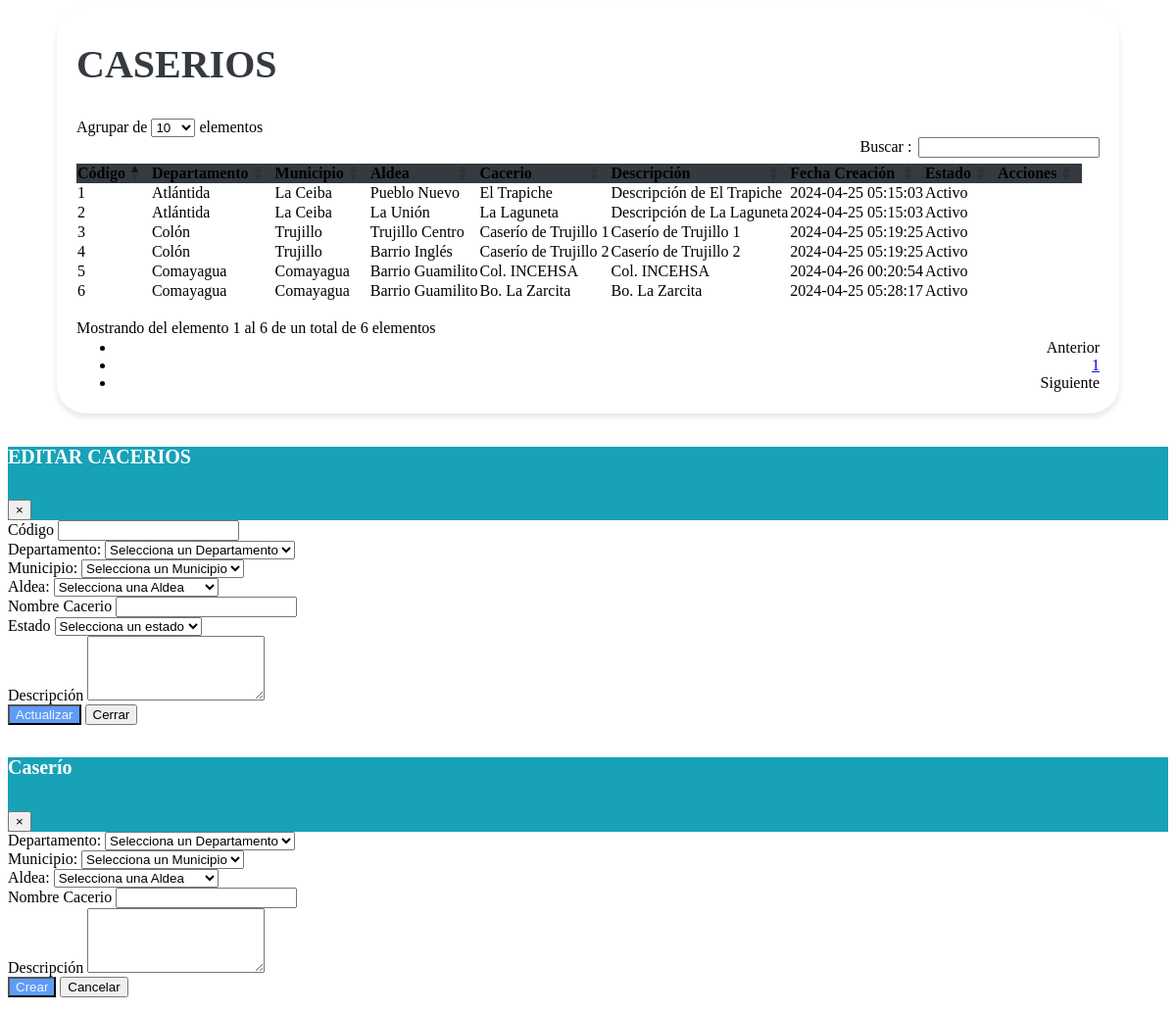
The app's page /vistas/Mantenimiento_Cacerio.php with its own data.
### tables this page shows
CREATE TABLE `tbl_cacerios` (
  `Id_Cacerio` bigint(20) NOT NULL,
  `Id_Aldea` bigint(20) NOT NULL,
  `Id_Municipio` bigint(20) NOT NULL,
  `Id_Departamento` bigint(20) NOT NULL,
  `Nombre_Cacerio` varchar(100) DEFAULT NULL,
  `Descripcion` varchar(255) DEFAULT NULL,
  `Estado` enum('A','I') DEFAULT NULL,
  `Creado_Por` varchar(25) NOT NULL,
  `Fecha_Creacion` timestamp NOT NULL DEFAULT current_timestamp() ON UPDATE current_timestamp(),
  `Modificado_Por` varchar(25) DEFAULT NULL,
  `Fecha_Modificacion` timestamp NOT NULL DEFAULT current_timestamp()
);

CREATE TABLE `tbl_departamentos` (
  `Id_Departamento` bigint(20) NOT NULL,
  `Nombre_Departamento` varchar(100) DEFAULT NULL,
  `Descripcion` varchar(255) DEFAULT NULL,
  `Creado_Por` varchar(25) NOT NULL,
  `Fecha_Creacion` timestamp NOT NULL DEFAULT current_timestamp(),
  `Modificado_Por` varchar(25) DEFAULT NULL,
  `Fecha_Modificacion` timestamp NOT NULL DEFAULT current_timestamp() ON UPDATE current_timestamp(),
  `Estado` enum('A','I') DEFAULT NULL
);

CREATE TABLE `tbl_municipios` (
  `Id_Municipio` bigint(20) NOT NULL,
  `Id_Departamento` bigint(20) NOT NULL,
  `Nombre_Municipio` varchar(100) DEFAULT NULL,
  `Descripcion` varchar(255) DEFAULT NULL,
  `Creado_Por` varchar(25) NOT NULL,
  `Fecha_Creacion` timestamp NOT NULL DEFAULT current_timestamp(),
  `Modificado_Por` varchar(25) DEFAULT NULL,
  `Fecha_Modificacion` timestamp NOT NULL DEFAULT current_timestamp() ON UPDATE current_timestamp(),
  `Estado` enum('A','I') DEFAULT 'A'
);

CREATE TABLE `tbl_aldeas` (
  `Id_Aldea` bigint(20) NOT NULL,
  `Id_Departamento` bigint(20) NOT NULL,
  `Id_Municipio` bigint(20) NOT NULL,
  `Nombre_Aldea` varchar(100) DEFAULT NULL,
  `Descripcion` varchar(255) DEFAULT NULL,
  `Estado` enum('A','I') DEFAULT NULL,
  `Creado_Por` varchar(50) NOT NULL,
  `Fecha_Creacion` timestamp NOT NULL DEFAULT current_timestamp(),
  `Modificado_Por` varchar(50) DEFAULT NULL,
  `Fecha_Modificacion` timestamp NOT NULL DEFAULT current_timestamp()
);

### vistas/Mantenimiento_Cacerio.php (the view, shortened to what this page needs)
<link href="https://cdn.jsdelivr.net/npm/bootstrap-icons@1.10.0/font/bootstrap-icons.css" rel="stylesheet">
<link rel="stylesheet" href="assets/css/estilos.css">
<link rel="stylesheet" href="https://cdn.datatables.net/1.10.20/css/dataTables.bootstrap4.min.css">
<div class="containertable">
    <div class="d-flex justify-content-between align-items-end mb-4">
        <div>
            <h1 class="poppins-font mb-2">CASERIOS</h1>
            <br>
        </div>
    </div>
    <div class="table-responsive">
        <!--El diseño de la table cuando ya esté todo unido
    <table id="tablax" class="table table-striped table-bordered" style="width:100%"> -->
        <table id="tablax" class="table table-hover">
            <thead class="table-dark text-center" style="background-color: #343A40;">
                <tr>
                    <th scope="col">Código</th>
                    <th scope="col">Departamento</th>
                    <th scope="col">Municipio</th>
                    <th scope="col">Aldea</th>
                    <th scope="col">Cacerio</th>
                    <th scope="col">Descripción</th>
                    <th scope="col">Fecha Creación</th>
                    <th scope="col">Estado</th>
                    <th scope="col">Acciones</th>
                </tr>
            </thead>
            <tbody class="text-center">
                <?php
                include "../php/conexion_be.php";
                $sql = $conexion->query("SELECT C.*, D.Nombre_Departamento, M.Nombre_Municipio, A.Nombre_Aldea
                FROM tbl_cacerios C
                INNER JOIN tbl_aldeas A ON C.Id_Aldea = A.Id_Aldea
                INNER JOIN tbl_municipios M ON C.Id_Municipio = M.Id_Municipio
                INNER JOIN tbl_departamentos D ON C.Id_Departamento = D.Id_Departamento;
                ");
                while ($datos = $sql->fetch_object()) { ?>
                    <tr>
                        <td><?= $datos->Id_Cacerio ?></td>
                        <td><?= $datos->Nombre_Departamento ?></td>
                        <td><?= $datos->Nombre_Municipio ?></td>
                        <td><?= $datos->Nombre_Aldea ?></td>
                        <td><?= $datos->Nombre_Cacerio ?></td>
                        <td><?= $datos->Descripcion ?></td>
                        <td><?= $datos->Fecha_Creacion ?></td>
                        <td><?php
                            if ($datos->Estado == "A") {
                                echo '<span class="badge bg-success">Activo</span>';
                            } else {
                                echo '<span class="badge bg-danger">Inactivo</span>';
                            }
                            ?></td>
                        <td>
                        </td>
                    </tr>
                <?php }
                ?>
            </tbody>
        </table>
    </div>
</div>
<div class="modal fade" id="modalEditar" tabindex="-1" role="dialog" aria-labelledby="exampleModalLabel" aria-hidden="true">
    <div class="modal-dialog" role="document">
        <div class="modal-content">
            <div class="modal-header" style="background-color: #17A2B8;">
                <h5 class="poppins-modal mb-2" id="exampleModalLabel">EDITAR CACERIOS</h5>
                <button type="button" class="close" data-dismiss="modal" aria-label="Cerrar">
                    <span aria-hidden="true">&times;</span>
                </button>
            </div>
            <div class="modal-body">
                <form id="formularioEditar" method="POST" action="#">
                    <div class="row">
                        <div class="col-6">
                            <div class="form-group">
                                <label for="Id_Cacerio">Código</label>
                                <input type="text" class="form-control" id="Id_Cacerio" name="Id_Cacerio" readonly>
                            </div>
                        </div>
                        <div class="col-6">
                            <div class="form-group">
                                <label for="Id_Departamento">Departamento:</label>
                                <select class="form-control" id="Id_Departamento" name="Id_Departamento" required>
                                    <option value="" disabled selected>Selecciona un Departamento</option>
                                </select>
                            </div>
                        </div>
                        <div class="col-6">
                            <div class="form-group">
                            <label for="Id_Municipio">Municipio:</label>
                                <select class="form-control" id="Id_Municipio" name="Id_Municipio" required>
                                    <option value="" disabled selected>Selecciona un Municipio</option>
                                </select>
                            </div>
                        </div>
                        <div class="col-6">
                            <div class="form-group">
                            <label for="Id_Aldea">Aldea:</label>
                                <select class="form-control" id="Id_Aldea" name="Id_Aldea" required>
                                    <option value="" disabled selected>Selecciona una Aldea</option>
                                </select>
                            </div>
                        </div>
                        <div class="col-6">
                            <div class="form-group">
                            <label for="Nombre_Cacerio" class="form-label">Nombre Cacerio</label>
                            <input type="text" class="form-control" id="Nombre_Cacerio" name="Nombre_Cacerio">
                            </div>
                        </div>
                        <div class="form-group col-md-6">
                            <label for="Estado">Estado</label>
                            <select class="form-control" id="Estado" name="Estado" required>
                                <option value="" disabled selected>Selecciona un estado</option>
                            </select>
                        </div>
                    </div>
                    <div class="row">
                        <div class="col">
                            <div class="form-group">
                                <label for="Descripcion">Descripción</label>
                                <textarea class="form-control" id="Descripcion" name="Descripcion" rows="4" required></textarea>
                            </div>
                        </div>
                    </div>
                    <div class="modal-footer">
                        <button type="submit" class="btn btn-actualizar">Actualizar</button>
                        <button type="button" class="btn btn-secondary" data-dismiss="modal"></i>Cerrar</button>
                    </div>
                </form>
            </div>
        </div>
    </div>
</div>
<div class="modal fade" id="modalForm" tabindex="-1" role="dialog" aria-labelledby="exampleModalLabel" aria-hidden="true">
    <div class="modal-dialog">
        <div class="modal-content" role="document">
            <div class="modal-header" style="background-color: #17A2B8;">
                <h5 class="poppins-modal mb-2" id="exampleModalLabel">Caserío</h5>
                <button type="button" class="close" data-dismiss="modal" aria-label="Cerrar">
                    <span aria-hidden="true">&times;</span>
                </button>
            </div>
            <div class="modal-body">
                <form action="modelos/agregar_cacerio.php" method="POST">
                    <div class="row">
                        <div class="col-6">
                            <div class="form-group">
                                <label for="Id_Departamento">Departamento:</label>
                                <select class="form-control" id="Id_Departamento" name="Id_Departamento" required>
                                    <option value="" disabled selected>Selecciona un Departamento</option>
                                </select>
                            </div>
                        </div>
                        <div class="col-6">
                            <div class="form-group">
                                <label for="Id_Municipio">Municipio:</label>
                                <select class="form-control" id="Id_Municipio" name="Id_Municipio" required>
                                    <option value="" disabled selected>Selecciona un Municipio</option>
                                </select>
                            </div>
                        </div>
                        <div class="col-6">
                            <div class="form-group">
                                <label for="Id_Aldea">Aldea:</label>
                                <select class="form-control" id="Id_Aldea" name="Id_Aldea" required>
                                    <option value="" disabled selected>Selecciona una Aldea</option>
                                </select>
                            </div>
                        </div>
                        <div class="col-6">
                            <label for="Nombre_Cacerio" class="form-label">Nombre Cacerio</label>
                            <input type="text" class="form-control" id="Nombre_Cacerio" name="Nombre_Cacerio">
                        </div>
                    </div>
                    <div class="form-group">
                        <label for="Descripcion" class="form-label">Descripción</label>
                        <textarea class="form-control" id="Descripcion" name="Descripcion" rows="4" oninput="validateInput(this)"></textarea>
                    </div>
                    <div class="modal-footer">
                        <button type="submit" class="btn btn-actualizar">Crear</button>
                        <button type="button" class="btn btn-secondary" data-bs-dismiss="modal">Cancelar</button>
                    </div>
                </form>
            </div>
        </div>
    </div>
</div>

### assets/css/estilos.css (style rules this page uses)
.poppins-font { color: var(--heading, #343A40); font-size: 40px; font-style: normal; font-weight: 600; line-height: 21px; }
.poppins-modal { color: var(--heading, #ffffff); font-size: 20px; font-style: normal; font-weight: 600; line-height: 21px; }
.btn-actualizar { background-color: #5e9cf8; color: whitesmoke; }
.containertable { background-color: #fff; padding: 20px; border-radius: 30px; margin-bottom: 20px; margin-left: 50px; margin-right: 50px; box-shadow: 0 4px 6px rgba(0, 0, 0, 0.1); }

### records on screen
tbl_cacerios: Id_Cacerio "1", Id_Departamento.Nombre_Departamento "Atlántida", Id_Municipio.Nombre_Municipio "La Ceiba", Id_Aldea.Nombre_Aldea "Pueblo Nuevo", Nombre_Cacerio "El Trapiche", Descripcion "Descripción de El Trapiche", Fecha_Creacion "2024-04-25 05:15:03", Estado "Activo"
tbl_cacerios: Id_Cacerio "2", Id_Departamento.Nombre_Departamento "Atlántida", Id_Municipio.Nombre_Municipio "La Ceiba", Id_Aldea.Nombre_Aldea "La Unión", Nombre_Cacerio "La Laguneta", Descripcion "Descripción de La Laguneta", Fecha_Creacion "2024-04-25 05:15:03", Estado "Activo"
tbl_cacerios: Id_Cacerio "3", Id_Departamento.Nombre_Departamento "Colón", Id_Municipio.Nombre_Municipio "Trujillo", Id_Aldea.Nombre_Aldea "Trujillo Centro", Nombre_Cacerio "Caserío de Trujillo 1", Descripcion "Caserío de Trujillo 1", Fecha_Creacion "2024-04-25 05:19:25", Estado "Activo"
tbl_cacerios: Id_Cacerio "4", Id_Departamento.Nombre_Departamento "Colón", Id_Municipio.Nombre_Municipio "Trujillo", Id_Aldea.Nombre_Aldea "Barrio Inglés", Nombre_Cacerio "Caserío de Trujillo 2", Descripcion "Caserío de Trujillo 2", Fecha_Creacion "2024-04-25 05:19:25", Estado "Activo"
tbl_cacerios: Id_Cacerio "5", Id_Departamento.Nombre_Departamento "Comayagua", Id_Municipio.Nombre_Municipio "Comayagua", Id_Aldea.Nombre_Aldea "Barrio Guamilito", Nombre_Cacerio "Col. INCEHSA", Descripcion "Col. INCEHSA", Fecha_Creacion "2024-04-26 00:20:54", Estado "Activo"
tbl_cacerios: Id_Cacerio "6", Id_Departamento.Nombre_Departamento "Comayagua", Id_Municipio.Nombre_Municipio "Comayagua", Id_Aldea.Nombre_Aldea "Barrio Guamilito", Nombre_Cacerio "Bo. La Zarcita", Descripcion "Bo. La Zarcita", Fecha_Creacion "2024-04-25 05:28:17", Estado "Activo"
